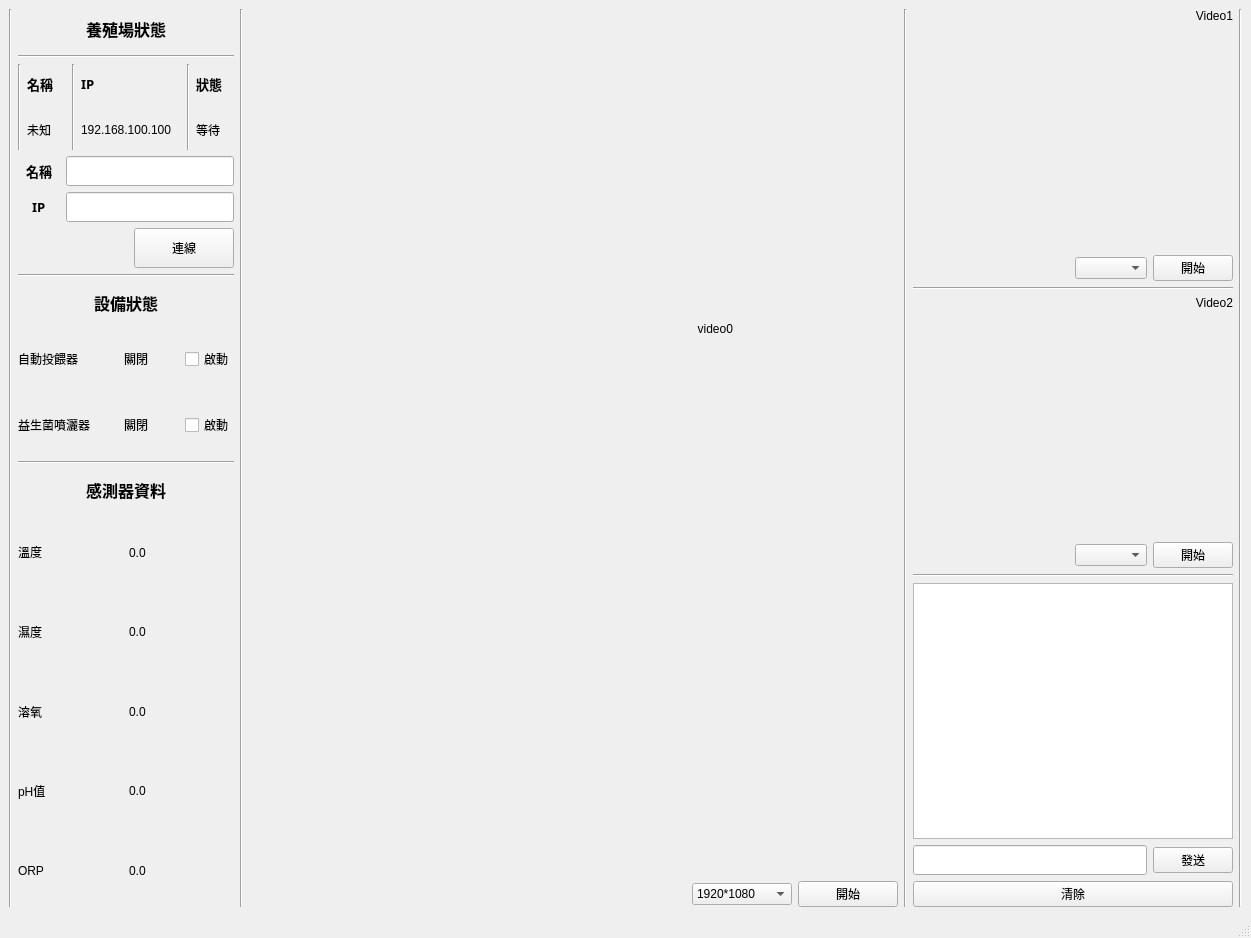
<?xml version="1.0" encoding="UTF-8"?>
<ui version="4.0">
 <class>AquaPlayer</class>
 <widget class="QMainWindow" name="AquaPlayer">
  <property name="geometry">
   <rect>
    <x>0</x>
    <y>0</y>
    <width>1251</width>
    <height>938</height>
   </rect>
  </property>
  <property name="windowTitle">
   <string>智慧養殖儀錶板</string>
  </property>
  <widget class="QWidget" name="centralwidget">
   <property name="sizePolicy">
    <sizepolicy hsizetype="Preferred" vsizetype="Preferred">
     <horstretch>0</horstretch>
     <verstretch>0</verstretch>
    </sizepolicy>
   </property>
   <layout class="QHBoxLayout" name="horizontalLayout_2" stretch="0,1,0,3,0,0,0">
    <item>
     <widget class="Line" name="line_9">
      <property name="orientation">
       <enum>Qt::Vertical</enum>
      </property>
     </widget>
    </item>
    <item>
     <layout class="QVBoxLayout" name="verticalLayout_a">
      <property name="sizeConstraint">
       <enum>QLayout::SetMinimumSize</enum>
      </property>
      <item>
       <layout class="QVBoxLayout" name="layout_A1">
        <item>
         <layout class="QHBoxLayout" name="horizontalLayout_4">
          <item alignment="Qt::AlignHCenter">
           <widget class="QLabel" name="labTitle">
            <property name="sizePolicy">
             <sizepolicy hsizetype="Preferred" vsizetype="Preferred">
              <horstretch>0</horstretch>
              <verstretch>0</verstretch>
             </sizepolicy>
            </property>
            <property name="minimumSize">
             <size>
              <width>0</width>
              <height>20</height>
             </size>
            </property>
            <property name="maximumSize">
             <size>
              <width>16777215</width>
              <height>40</height>
             </size>
            </property>
            <property name="font">
             <font>
              <family>微軟正黑體</family>
              <pointsize>12</pointsize>
              <weight>75</weight>
              <bold>true</bold>
             </font>
            </property>
            <property name="text">
             <string>養殖場狀態</string>
            </property>
           </widget>
          </item>
         </layout>
        </item>
        <item>
         <widget class="Line" name="line_5">
          <property name="orientation">
           <enum>Qt::Horizontal</enum>
          </property>
         </widget>
        </item>
        <item>
         <layout class="QHBoxLayout" name="horizontalLayout_16">
          <item>
           <widget class="Line" name="line_4">
            <property name="orientation">
             <enum>Qt::Vertical</enum>
            </property>
           </widget>
          </item>
          <item>
           <layout class="QVBoxLayout" name="verticalLayout_3">
            <item>
             <widget class="QLabel" name="labNameTitle">
              <property name="sizePolicy">
               <sizepolicy hsizetype="Preferred" vsizetype="Preferred">
                <horstretch>1</horstretch>
                <verstretch>0</verstretch>
               </sizepolicy>
              </property>
              <property name="minimumSize">
               <size>
                <width>0</width>
                <height>30</height>
               </size>
              </property>
              <property name="maximumSize">
               <size>
                <width>16777215</width>
                <height>40</height>
               </size>
              </property>
              <property name="font">
               <font>
                <family>微軟正黑體</family>
                <pointsize>10</pointsize>
                <weight>75</weight>
                <bold>true</bold>
               </font>
              </property>
              <property name="text">
               <string>名稱</string>
              </property>
             </widget>
            </item>
            <item>
             <widget class="QLabel" name="labName">
              <property name="sizePolicy">
               <sizepolicy hsizetype="Preferred" vsizetype="Preferred">
                <horstretch>1</horstretch>
                <verstretch>0</verstretch>
               </sizepolicy>
              </property>
              <property name="minimumSize">
               <size>
                <width>0</width>
                <height>30</height>
               </size>
              </property>
              <property name="maximumSize">
               <size>
                <width>16777215</width>
                <height>40</height>
               </size>
              </property>
              <property name="text">
               <string>未知</string>
              </property>
             </widget>
            </item>
           </layout>
          </item>
          <item>
           <widget class="Line" name="line_7">
            <property name="orientation">
             <enum>Qt::Vertical</enum>
            </property>
           </widget>
          </item>
          <item>
           <layout class="QVBoxLayout" name="verticalLayout_2">
            <item>
             <widget class="QLabel" name="labIPTitle">
              <property name="sizePolicy">
               <sizepolicy hsizetype="Preferred" vsizetype="Preferred">
                <horstretch>2</horstretch>
                <verstretch>0</verstretch>
               </sizepolicy>
              </property>
              <property name="minimumSize">
               <size>
                <width>0</width>
                <height>30</height>
               </size>
              </property>
              <property name="maximumSize">
               <size>
                <width>16777215</width>
                <height>40</height>
               </size>
              </property>
              <property name="font">
               <font>
                <family>微軟正黑體</family>
                <pointsize>10</pointsize>
                <weight>75</weight>
                <bold>true</bold>
               </font>
              </property>
              <property name="text">
               <string>IP</string>
              </property>
             </widget>
            </item>
            <item>
             <widget class="QLabel" name="labIP">
              <property name="sizePolicy">
               <sizepolicy hsizetype="Preferred" vsizetype="Preferred">
                <horstretch>2</horstretch>
                <verstretch>0</verstretch>
               </sizepolicy>
              </property>
              <property name="minimumSize">
               <size>
                <width>100</width>
                <height>30</height>
               </size>
              </property>
              <property name="maximumSize">
               <size>
                <width>16777215</width>
                <height>40</height>
               </size>
              </property>
              <property name="text">
               <string>192.168.100.100</string>
              </property>
             </widget>
            </item>
           </layout>
          </item>
          <item>
           <widget class="Line" name="line_8">
            <property name="minimumSize">
             <size>
              <width>0</width>
              <height>0</height>
             </size>
            </property>
            <property name="orientation">
             <enum>Qt::Vertical</enum>
            </property>
           </widget>
          </item>
          <item>
           <layout class="QVBoxLayout" name="verticalLayout_4">
            <item>
             <widget class="QLabel" name="labStatusTitle">
              <property name="sizePolicy">
               <sizepolicy hsizetype="Preferred" vsizetype="Preferred">
                <horstretch>1</horstretch>
                <verstretch>0</verstretch>
               </sizepolicy>
              </property>
              <property name="minimumSize">
               <size>
                <width>0</width>
                <height>30</height>
               </size>
              </property>
              <property name="maximumSize">
               <size>
                <width>16777215</width>
                <height>40</height>
               </size>
              </property>
              <property name="font">
               <font>
                <family>微軟正黑體</family>
                <pointsize>10</pointsize>
                <weight>75</weight>
                <bold>true</bold>
               </font>
              </property>
              <property name="text">
               <string>狀態</string>
              </property>
             </widget>
            </item>
            <item>
             <widget class="QLabel" name="labStatus">
              <property name="sizePolicy">
               <sizepolicy hsizetype="Preferred" vsizetype="Preferred">
                <horstretch>1</horstretch>
                <verstretch>0</verstretch>
               </sizepolicy>
              </property>
              <property name="minimumSize">
               <size>
                <width>0</width>
                <height>30</height>
               </size>
              </property>
              <property name="maximumSize">
               <size>
                <width>16777215</width>
                <height>40</height>
               </size>
              </property>
              <property name="text">
               <string>等待</string>
              </property>
             </widget>
            </item>
           </layout>
          </item>
         </layout>
        </item>
        <item>
         <layout class="QHBoxLayout" name="horizontalLayout_14">
          <item alignment="Qt::AlignHCenter">
           <widget class="QLabel" name="labNameKeyinTitle">
            <property name="sizePolicy">
             <sizepolicy hsizetype="Preferred" vsizetype="Preferred">
              <horstretch>1</horstretch>
              <verstretch>0</verstretch>
             </sizepolicy>
            </property>
            <property name="minimumSize">
             <size>
              <width>0</width>
              <height>30</height>
             </size>
            </property>
            <property name="maximumSize">
             <size>
              <width>16777215</width>
              <height>40</height>
             </size>
            </property>
            <property name="font">
             <font>
              <family>微軟正黑體</family>
              <pointsize>10</pointsize>
              <weight>75</weight>
              <bold>true</bold>
             </font>
            </property>
            <property name="text">
             <string>名稱</string>
            </property>
           </widget>
          </item>
          <item>
           <widget class="QLineEdit" name="txtName">
            <property name="sizePolicy">
             <sizepolicy hsizetype="Expanding" vsizetype="Fixed">
              <horstretch>4</horstretch>
              <verstretch>0</verstretch>
             </sizepolicy>
            </property>
            <property name="minimumSize">
             <size>
              <width>0</width>
              <height>30</height>
             </size>
            </property>
           </widget>
          </item>
         </layout>
        </item>
        <item>
         <layout class="QHBoxLayout" name="horizontalLayout">
          <item alignment="Qt::AlignHCenter">
           <widget class="QLabel" name="labIPKeyinTitle">
            <property name="sizePolicy">
             <sizepolicy hsizetype="Preferred" vsizetype="Preferred">
              <horstretch>1</horstretch>
              <verstretch>0</verstretch>
             </sizepolicy>
            </property>
            <property name="minimumSize">
             <size>
              <width>0</width>
              <height>30</height>
             </size>
            </property>
            <property name="maximumSize">
             <size>
              <width>16777215</width>
              <height>40</height>
             </size>
            </property>
            <property name="font">
             <font>
              <family>微軟正黑體</family>
              <pointsize>10</pointsize>
              <weight>75</weight>
              <bold>true</bold>
             </font>
            </property>
            <property name="text">
             <string>IP</string>
            </property>
           </widget>
          </item>
          <item>
           <widget class="QLineEdit" name="txtIP">
            <property name="sizePolicy">
             <sizepolicy hsizetype="Expanding" vsizetype="Fixed">
              <horstretch>4</horstretch>
              <verstretch>0</verstretch>
             </sizepolicy>
            </property>
            <property name="minimumSize">
             <size>
              <width>0</width>
              <height>30</height>
             </size>
            </property>
           </widget>
          </item>
         </layout>
        </item>
        <item>
         <layout class="QHBoxLayout" name="horizontalLayout_13">
          <item>
           <spacer name="horizontalSpacer_5">
            <property name="orientation">
             <enum>Qt::Horizontal</enum>
            </property>
            <property name="sizeHint" stdset="0">
             <size>
              <width>40</width>
              <height>20</height>
             </size>
            </property>
           </spacer>
          </item>
          <item>
           <widget class="QPushButton" name="btnConn">
            <property name="minimumSize">
             <size>
              <width>100</width>
              <height>30</height>
             </size>
            </property>
            <property name="maximumSize">
             <size>
              <width>16777215</width>
              <height>40</height>
             </size>
            </property>
            <property name="text">
             <string>連線</string>
            </property>
           </widget>
          </item>
         </layout>
        </item>
       </layout>
      </item>
      <item>
       <widget class="Line" name="line_3">
        <property name="orientation">
         <enum>Qt::Horizontal</enum>
        </property>
       </widget>
      </item>
      <item>
       <layout class="QVBoxLayout" name="layout_A2" stretch="0,1,1">
        <item>
         <layout class="QVBoxLayout" name="verticalLayout">
          <item alignment="Qt::AlignHCenter">
           <widget class="QLabel" name="labDeviceStatus">
            <property name="minimumSize">
             <size>
              <width>0</width>
              <height>0</height>
             </size>
            </property>
            <property name="maximumSize">
             <size>
              <width>16777215</width>
              <height>40</height>
             </size>
            </property>
            <property name="font">
             <font>
              <family>微軟正黑體</family>
              <pointsize>12</pointsize>
              <weight>75</weight>
              <bold>true</bold>
             </font>
            </property>
            <property name="text">
             <string>設備狀態</string>
            </property>
           </widget>
          </item>
         </layout>
        </item>
        <item>
         <layout class="QHBoxLayout" name="horizontalLayout_9" stretch="2,2,1">
          <item>
           <widget class="QLabel" name="labDev1">
            <property name="sizePolicy">
             <sizepolicy hsizetype="Preferred" vsizetype="Preferred">
              <horstretch>1</horstretch>
              <verstretch>0</verstretch>
             </sizepolicy>
            </property>
            <property name="minimumSize">
             <size>
              <width>100</width>
              <height>60</height>
             </size>
            </property>
            <property name="text">
             <string>自動投餵器</string>
            </property>
           </widget>
          </item>
          <item>
           <widget class="QLabel" name="labDev1Status">
            <property name="sizePolicy">
             <sizepolicy hsizetype="Preferred" vsizetype="Preferred">
              <horstretch>1</horstretch>
              <verstretch>0</verstretch>
             </sizepolicy>
            </property>
            <property name="minimumSize">
             <size>
              <width>40</width>
              <height>0</height>
             </size>
            </property>
            <property name="text">
             <string>關閉</string>
            </property>
           </widget>
          </item>
          <item>
           <widget class="QCheckBox" name="cbAutoFeeder">
            <property name="text">
             <string>啟動</string>
            </property>
           </widget>
          </item>
         </layout>
        </item>
        <item>
         <layout class="QHBoxLayout" name="horizontalLayout_8" stretch="2,2,1">
          <item>
           <widget class="QLabel" name="labDev2">
            <property name="sizePolicy">
             <sizepolicy hsizetype="Preferred" vsizetype="Preferred">
              <horstretch>1</horstretch>
              <verstretch>0</verstretch>
             </sizepolicy>
            </property>
            <property name="minimumSize">
             <size>
              <width>100</width>
              <height>60</height>
             </size>
            </property>
            <property name="text">
             <string>益生菌噴灑器</string>
            </property>
           </widget>
          </item>
          <item>
           <widget class="QLabel" name="labDev2Status">
            <property name="sizePolicy">
             <sizepolicy hsizetype="Preferred" vsizetype="Preferred">
              <horstretch>1</horstretch>
              <verstretch>0</verstretch>
             </sizepolicy>
            </property>
            <property name="minimumSize">
             <size>
              <width>40</width>
              <height>0</height>
             </size>
            </property>
            <property name="autoFillBackground">
             <bool>false</bool>
            </property>
            <property name="text">
             <string>關閉</string>
            </property>
           </widget>
          </item>
          <item>
           <widget class="QCheckBox" name="cbProbioticSprayer">
            <property name="text">
             <string>啟動</string>
            </property>
           </widget>
          </item>
         </layout>
        </item>
       </layout>
      </item>
      <item>
       <widget class="Line" name="line_6">
        <property name="orientation">
         <enum>Qt::Horizontal</enum>
        </property>
       </widget>
      </item>
      <item>
       <layout class="QVBoxLayout" name="layout_A3">
        <item alignment="Qt::AlignHCenter">
         <widget class="QLabel" name="labSensorType">
          <property name="sizePolicy">
           <sizepolicy hsizetype="Preferred" vsizetype="Preferred">
            <horstretch>0</horstretch>
            <verstretch>0</verstretch>
           </sizepolicy>
          </property>
          <property name="minimumSize">
           <size>
            <width>0</width>
            <height>20</height>
           </size>
          </property>
          <property name="maximumSize">
           <size>
            <width>16777215</width>
            <height>40</height>
           </size>
          </property>
          <property name="font">
           <font>
            <family>微軟正黑體</family>
            <pointsize>12</pointsize>
            <weight>75</weight>
            <bold>true</bold>
           </font>
          </property>
          <property name="text">
           <string>感測器資料</string>
          </property>
         </widget>
        </item>
        <item>
         <layout class="QHBoxLayout" name="tempLayout" stretch="1,1">
          <item alignment="Qt::AlignVCenter">
           <widget class="QLabel" name="labTemp">
            <property name="sizePolicy">
             <sizepolicy hsizetype="Preferred" vsizetype="Preferred">
              <horstretch>1</horstretch>
              <verstretch>0</verstretch>
             </sizepolicy>
            </property>
            <property name="minimumSize">
             <size>
              <width>0</width>
              <height>60</height>
             </size>
            </property>
            <property name="text">
             <string>溫度</string>
            </property>
           </widget>
          </item>
          <item>
           <widget class="QLabel" name="labTempValue">
            <property name="sizePolicy">
             <sizepolicy hsizetype="Preferred" vsizetype="Preferred">
              <horstretch>3</horstretch>
              <verstretch>0</verstretch>
             </sizepolicy>
            </property>
            <property name="text">
             <string>0.0</string>
            </property>
           </widget>
          </item>
         </layout>
        </item>
        <item>
         <layout class="QHBoxLayout" name="humLayout" stretch="1,1">
          <item>
           <widget class="QLabel" name="labHum">
            <property name="sizePolicy">
             <sizepolicy hsizetype="Preferred" vsizetype="Preferred">
              <horstretch>1</horstretch>
              <verstretch>0</verstretch>
             </sizepolicy>
            </property>
            <property name="minimumSize">
             <size>
              <width>0</width>
              <height>60</height>
             </size>
            </property>
            <property name="text">
             <string>濕度</string>
            </property>
           </widget>
          </item>
          <item>
           <widget class="QLabel" name="labHumValue">
            <property name="sizePolicy">
             <sizepolicy hsizetype="Preferred" vsizetype="Preferred">
              <horstretch>3</horstretch>
              <verstretch>0</verstretch>
             </sizepolicy>
            </property>
            <property name="text">
             <string>0.0</string>
            </property>
           </widget>
          </item>
         </layout>
        </item>
        <item>
         <layout class="QHBoxLayout" name="DOLayout" stretch="1,1">
          <item>
           <widget class="QLabel" name="labDO">
            <property name="sizePolicy">
             <sizepolicy hsizetype="Preferred" vsizetype="Preferred">
              <horstretch>1</horstretch>
              <verstretch>0</verstretch>
             </sizepolicy>
            </property>
            <property name="minimumSize">
             <size>
              <width>0</width>
              <height>60</height>
             </size>
            </property>
            <property name="text">
             <string>溶氧</string>
            </property>
           </widget>
          </item>
          <item>
           <widget class="QLabel" name="labDOValue">
            <property name="sizePolicy">
             <sizepolicy hsizetype="Preferred" vsizetype="Preferred">
              <horstretch>3</horstretch>
              <verstretch>0</verstretch>
             </sizepolicy>
            </property>
            <property name="text">
             <string>0.0</string>
            </property>
           </widget>
          </item>
         </layout>
        </item>
        <item>
         <layout class="QHBoxLayout" name="pHLayout" stretch="1,1">
          <item>
           <widget class="QLabel" name="labPH">
            <property name="sizePolicy">
             <sizepolicy hsizetype="Preferred" vsizetype="Preferred">
              <horstretch>1</horstretch>
              <verstretch>0</verstretch>
             </sizepolicy>
            </property>
            <property name="minimumSize">
             <size>
              <width>0</width>
              <height>60</height>
             </size>
            </property>
            <property name="text">
             <string>pH值</string>
            </property>
           </widget>
          </item>
          <item>
           <widget class="QLabel" name="labPHValue">
            <property name="sizePolicy">
             <sizepolicy hsizetype="Preferred" vsizetype="Preferred">
              <horstretch>3</horstretch>
              <verstretch>0</verstretch>
             </sizepolicy>
            </property>
            <property name="text">
             <string>0.0</string>
            </property>
           </widget>
          </item>
         </layout>
        </item>
        <item>
         <layout class="QHBoxLayout" name="ORPLayout" stretch="1,1">
          <item>
           <widget class="QLabel" name="labORPValue">
            <property name="sizePolicy">
             <sizepolicy hsizetype="Preferred" vsizetype="Preferred">
              <horstretch>1</horstretch>
              <verstretch>0</verstretch>
             </sizepolicy>
            </property>
            <property name="minimumSize">
             <size>
              <width>0</width>
              <height>60</height>
             </size>
            </property>
            <property name="text">
             <string>ORP</string>
            </property>
           </widget>
          </item>
          <item>
           <widget class="QLabel" name="labORP">
            <property name="sizePolicy">
             <sizepolicy hsizetype="Preferred" vsizetype="Preferred">
              <horstretch>3</horstretch>
              <verstretch>0</verstretch>
             </sizepolicy>
            </property>
            <property name="text">
             <string>0.0</string>
            </property>
           </widget>
          </item>
         </layout>
        </item>
       </layout>
      </item>
     </layout>
    </item>
    <item>
     <widget class="Line" name="line_10">
      <property name="orientation">
       <enum>Qt::Vertical</enum>
      </property>
     </widget>
    </item>
    <item>
     <layout class="QVBoxLayout" name="verticalLayout_b" stretch="1,0">
      <item>
       <layout class="QHBoxLayout" name="horizontalLayout_10">
        <item alignment="Qt::AlignHCenter|Qt::AlignVCenter">
         <widget class="QLabel" name="labVideo0">
          <property name="sizePolicy">
           <sizepolicy hsizetype="Minimum" vsizetype="Minimum">
            <horstretch>0</horstretch>
            <verstretch>0</verstretch>
           </sizepolicy>
          </property>
          <property name="minimumSize">
           <size>
            <width>320</width>
            <height>240</height>
           </size>
          </property>
          <property name="text">
           <string>video0</string>
          </property>
          <property name="alignment">
           <set>Qt::AlignRight|Qt::AlignTop|Qt::AlignTrailing</set>
          </property>
         </widget>
        </item>
       </layout>
      </item>
      <item>
       <layout class="QHBoxLayout" name="horizontalLayout_15">
        <item>
         <spacer name="horizontalSpacer">
          <property name="orientation">
           <enum>Qt::Horizontal</enum>
          </property>
          <property name="sizeHint" stdset="0">
           <size>
            <width>40</width>
            <height>20</height>
           </size>
          </property>
         </spacer>
        </item>
        <item>
         <widget class="QComboBox" name="cbxQuality">
          <property name="minimumSize">
           <size>
            <width>100</width>
            <height>0</height>
           </size>
          </property>
          <item>
           <property name="text">
            <string>1920*1080</string>
           </property>
          </item>
          <item>
           <property name="text">
            <string>1280*1024</string>
           </property>
          </item>
          <item>
           <property name="text">
            <string>640*480</string>
           </property>
          </item>
          <item>
           <property name="text">
            <string>320*240</string>
           </property>
          </item>
         </widget>
        </item>
        <item>
         <widget class="QPushButton" name="btnStrVideo0">
          <property name="minimumSize">
           <size>
            <width>100</width>
            <height>0</height>
           </size>
          </property>
          <property name="text">
           <string>開始</string>
          </property>
         </widget>
        </item>
       </layout>
      </item>
     </layout>
    </item>
    <item>
     <widget class="Line" name="line_11">
      <property name="orientation">
       <enum>Qt::Vertical</enum>
      </property>
     </widget>
    </item>
    <item>
     <layout class="QVBoxLayout" name="verticalLayout_c">
      <item alignment="Qt::AlignHCenter|Qt::AlignVCenter">
       <widget class="QLabel" name="labVideo1">
        <property name="minimumSize">
         <size>
          <width>320</width>
          <height>240</height>
         </size>
        </property>
        <property name="text">
         <string>Video1</string>
        </property>
        <property name="alignment">
         <set>Qt::AlignRight|Qt::AlignTop|Qt::AlignTrailing</set>
        </property>
       </widget>
      </item>
      <item>
       <layout class="QHBoxLayout" name="horizontalLayout_5">
        <item>
         <spacer name="horizontalSpacer_2">
          <property name="orientation">
           <enum>Qt::Horizontal</enum>
          </property>
          <property name="sizeHint" stdset="0">
           <size>
            <width>40</width>
            <height>20</height>
           </size>
          </property>
         </spacer>
        </item>
        <item>
         <widget class="QComboBox" name="comboBox"/>
        </item>
        <item>
         <widget class="QPushButton" name="btnStrVideo1">
          <property name="text">
           <string>開始</string>
          </property>
         </widget>
        </item>
       </layout>
      </item>
      <item>
       <widget class="Line" name="line_2">
        <property name="orientation">
         <enum>Qt::Horizontal</enum>
        </property>
       </widget>
      </item>
      <item alignment="Qt::AlignTop">
       <widget class="QLabel" name="label">
        <property name="minimumSize">
         <size>
          <width>320</width>
          <height>240</height>
         </size>
        </property>
        <property name="layoutDirection">
         <enum>Qt::LeftToRight</enum>
        </property>
        <property name="autoFillBackground">
         <bool>false</bool>
        </property>
        <property name="text">
         <string>Video2</string>
        </property>
        <property name="alignment">
         <set>Qt::AlignRight|Qt::AlignTop|Qt::AlignTrailing</set>
        </property>
       </widget>
      </item>
      <item>
       <layout class="QHBoxLayout" name="horizontalLayout_6">
        <item>
         <spacer name="horizontalSpacer_3">
          <property name="orientation">
           <enum>Qt::Horizontal</enum>
          </property>
          <property name="sizeHint" stdset="0">
           <size>
            <width>40</width>
            <height>20</height>
           </size>
          </property>
         </spacer>
        </item>
        <item>
         <widget class="QComboBox" name="comboBox_2"/>
        </item>
        <item>
         <widget class="QPushButton" name="pushButton_2">
          <property name="text">
           <string>開始</string>
          </property>
         </widget>
        </item>
       </layout>
      </item>
      <item>
       <widget class="Line" name="line">
        <property name="orientation">
         <enum>Qt::Horizontal</enum>
        </property>
       </widget>
      </item>
      <item>
       <widget class="QPlainTextEdit" name="pteComm"/>
      </item>
      <item>
       <layout class="QHBoxLayout" name="horizontalLayout_7">
        <item>
         <widget class="QLineEdit" name="lineEditSend">
          <property name="minimumSize">
           <size>
            <width>0</width>
            <height>30</height>
           </size>
          </property>
         </widget>
        </item>
        <item>
         <widget class="QPushButton" name="btnSend">
          <property name="text">
           <string>發送</string>
          </property>
         </widget>
        </item>
       </layout>
      </item>
      <item>
       <widget class="QPushButton" name="btnClear">
        <property name="text">
         <string>清除</string>
        </property>
       </widget>
      </item>
     </layout>
    </item>
    <item>
     <widget class="Line" name="line_14">
      <property name="orientation">
       <enum>Qt::Vertical</enum>
      </property>
     </widget>
    </item>
   </layout>
  </widget>
  <widget class="QMenuBar" name="menubar">
   <property name="geometry">
    <rect>
     <x>0</x>
     <y>0</y>
     <width>1251</width>
     <height>25</height>
    </rect>
   </property>
  </widget>
  <widget class="QStatusBar" name="statusbar"/>
 </widget>
 <resources/>
 <connections/>
</ui>
